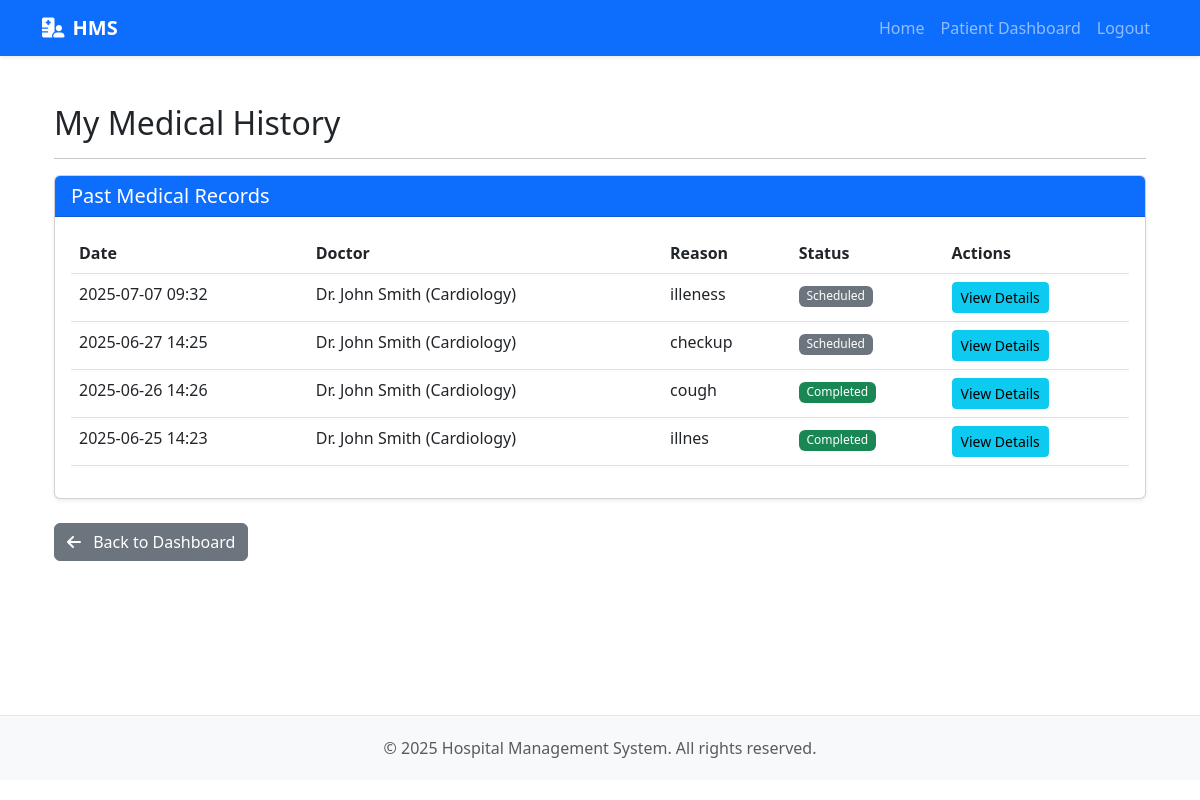
Page /patient/medical-history (signed in) on the committed database.
### app/models.py (models this page shows, shortened)
class Appointment(db.Model):
    id = db.Column(db.Integer, primary_key=True)
    patient_id = db.Column(db.Integer, db.ForeignKey('patient.id'), nullable=False)
    doctor_id = db.Column(db.Integer, db.ForeignKey('doctor.id'), nullable=False)
    appointment_date = db.Column(db.DateTime, nullable=False)
    reason = db.Column(db.Text)
    notes = db.Column(db.Text) # This field will be used by doctors
    status = db.Column(db.String(20), default='Scheduled')  # Scheduled, Completed, Cancelled
    created_at = db.Column(db.DateTime, default=datetime.utcnow)

class Doctor(db.Model):
    id = db.Column(db.Integer, primary_key=True)
    user_id = db.Column(db.Integer, db.ForeignKey('user.id'), unique=True, nullable=True)
    first_name = db.Column(db.String(50), nullable=False)
    last_name = db.Column(db.String(50), nullable=False)
    specialization = db.Column(db.String(100), nullable=False)
    contact_number = db.Column(db.String(20))
    email = db.Column(db.String(120))
    is_available = db.Column(db.Boolean, default=True)
    appointments = db.relationship('Appointment', backref='doctor', lazy='dynamic')
    @property
    def full_name(self):
        return f"{self.first_name} {self.last_name}"

### app/routes/patient_routes.py (the view)
@patient_bp.route('/medical-history')
@profile_required
def medical_history(patient):
    past_appointments = Appointment.query.filter(
        Appointment.patient_id == patient.id,
        Appointment.appointment_date < datetime.now()
    ).order_by(Appointment.appointment_date.desc()).all()
    return render_template('patient/medical_history.html', patient=patient, past_appointments=past_appointments)

### app/models.py (called while the page is built)
@login_manager.user_loader
def load_user(id):
    return User.query.get(int(id))

### app/routes/patient_routes.py (called while the page is built)
def profile_required(f):
    @wraps(f)
    @login_required
    def decorated_function(*args, **kwargs):
        patient = Patient.query.filter_by(user_id=current_user.id).first()
        if not patient:
            flash('Please create your patient profile to access this page.', 'warning')
            return redirect(url_for('patient.edit_profile'))
        return f(patient, *args, **kwargs)
    return decorated_function

### app/templates/patient/medical_history.html (shortened to what this page needs)
{% extends 'base.html' %}
{% block content %}
<div class="container mt-4">
    <div class="row">
        <div class="col-md-12">
            <h2>My Medical History</h2>
            <hr>
            {% if not patient %}
                <div class="alert alert-warning">
                    Please complete your profile to view your medical history.
                </div>
            {% else %}
                {% if past_appointments %}
                    <div class="card mb-4">
                        <div class="card-header bg-primary text-white">
                            <h5 class="mb-0">Past Medical Records</h5>
                        </div>
                        <div class="card-body">
                            <div class="table-responsive">
                                <table class="table table-hover">
                                    <thead>
                                        <tr>
                                            <th>Date</th>
                                            <th>Doctor</th>
                                            <th>Reason</th>
                                            <th>Status</th>
                                            <th>Actions</th>
                                        </tr>
                                    </thead>
                                    <tbody>
                                        {% for appointment in past_appointments %}
                                            <tr>
                                                <td>{{ appointment.appointment_date.strftime('%Y-%m-%d %H:%M') }}</td>
                                                <td>Dr. {{ appointment.doctor.full_name }} ({{ appointment.doctor.specialization }})</td>
                                                <td>{{ appointment.reason }}</td>
                                                <td>
                                                    {% if appointment.status == 'Completed' %}
                                                        <span class="badge bg-success">{{ appointment.status }}</span>
                                                    {% elif appointment.status == 'Cancelled' %}
                                                        <span class="badge bg-danger">{{ appointment.status }}</span>
                                                    {% else %}
                                                        <span class="badge bg-secondary">{{ appointment.status }}</span>
                                                    {% endif %}
                                                </td>
                                                <td>
                                                    <a href="{{ url_for('patient.view_appointment', id=appointment.id) }}" class="btn btn-sm btn-info">View Details</a>
                                                </td>
                                            </tr>
                                        {% endfor %}
                                    </tbody>
                                </table>
                            </div>
                        </div>
                    </div>
                {% else %}
                    <div class="alert alert-info">
                        <i class="fa fa-info-circle me-2"></i> You don't have any past medical records.
                    </div>
                {% endif %}
            {% endif %}
            <div class="mt-3">
                <a href="{{ url_for('patient.dashboard') }}" class="btn btn-secondary">
                    <i class="fa fa-arrow-left me-2"></i> Back to Dashboard
                </a>
            </div>
        </div>
    </div>
</div>
{% endblock %}

### app/templates/base.html (shortened to what this page needs)
<!DOCTYPE html>
<html lang="en">
<head>
    <link href="https://cdn.jsdelivr.net/npm/bootstrap@5.3.0-alpha1/dist/css/bootstrap.min.css" rel="stylesheet">
    <link href="https://cdnjs.cloudflare.com/ajax/libs/font-awesome/6.0.0/css/all.min.css" rel="stylesheet">
    <link href="{{ url_for('static', filename='css/style.css') }}" rel="stylesheet">
</head>
<body>
    <nav class="navbar navbar-expand-lg navbar-dark bg-primary shadow-sm">
        <div class="container">
            <a class="navbar-brand" href="{{ url_for('index') }}"><i class="fas fa-hospital-user me-2"></i>HMS</a>
            <div class="collapse navbar-collapse" id="navbarNav">
                <ul class="navbar-nav ms-auto">
                    <li class="nav-item">
                        <a class="nav-link" href="{{ url_for('index') }}">Home</a>
                    </li>
                    {% if current_user.is_authenticated %}
                        {% if current_user.is_admin %}
                            <li class="nav-item">
                                <a class="nav-link" href="{{ url_for('admin.dashboard') }}">Admin Dashboard</a>
                            </li>
                        {% elif current_user.doctor %}
                            <li class="nav-item">
                                <a class="nav-link" href="{{ url_for('doctor.dashboard') }}">Doctor Dashboard</a>
                            </li>
                        {% else %}
                            <li class="nav-item">
                                <a class="nav-link" href="{{ url_for('patient.dashboard') }}">Patient Dashboard</a>
                            </li>
                        {% endif %}
                        <li class="nav-item">
                            <a class="nav-link" href="{{ url_for('auth.logout') }}">Logout</a>
                        </li>
                    {% endif %}
                </ul>
            </div>
        </div>
    </nav>
    <div class="container main-container mt-4">
        {% block content %}{% endblock %}
    </div>
    <footer class="footer">
        <div class="container">
            <p class="text-muted mb-0">© 2025 Hospital Management System. All rights reserved.</p>
        </div>
    </footer>
</body>
</html>

### app/static/css/style.css (style rules this page uses)
body { padding-bottom: 20px; }
.card { box-shadow: 0 0.125rem 0.25rem rgba(0, 0, 0, 0.075); margin-bottom: 1.5rem; }
.card-header { font-weight: 500; }
.table th { font-weight: 600; }
.navbar-brand { font-weight: 600; }
footer { border-top: 1px solid #e9ecef; color: #6c757d; }
.badge { font-weight: 500; padding: 0.35em 0.65em; }

### app/templates/base.html (style rules this page uses)
body { display: flex; flex-direction: column; min-height: 100vh; }
.main-container { flex: 1; }
.navbar-brand { font-weight: bold; }
.footer { padding: 20px 0; background-color: #f8f9fa; text-align: center; border-top: 1px solid #e7e7e7; }

### rows in the picture
Appointment: appointment_date "2025-07-07 09:32", doctor.full_name "John Smith", doctor.specialization "Cardiology", reason "illeness", status "Scheduled"
Appointment: appointment_date "2025-06-27 14:25", doctor.full_name "John Smith", doctor.specialization "Cardiology", reason "checkup", status "Scheduled"
Appointment: appointment_date "2025-06-26 14:26", doctor.full_name "John Smith", doctor.specialization "Cardiology", reason "cough", status "Completed"
Appointment: appointment_date "2025-06-25 14:23", doctor.full_name "John Smith", doctor.specialization "Cardiology", reason "illnes", status "Completed"
